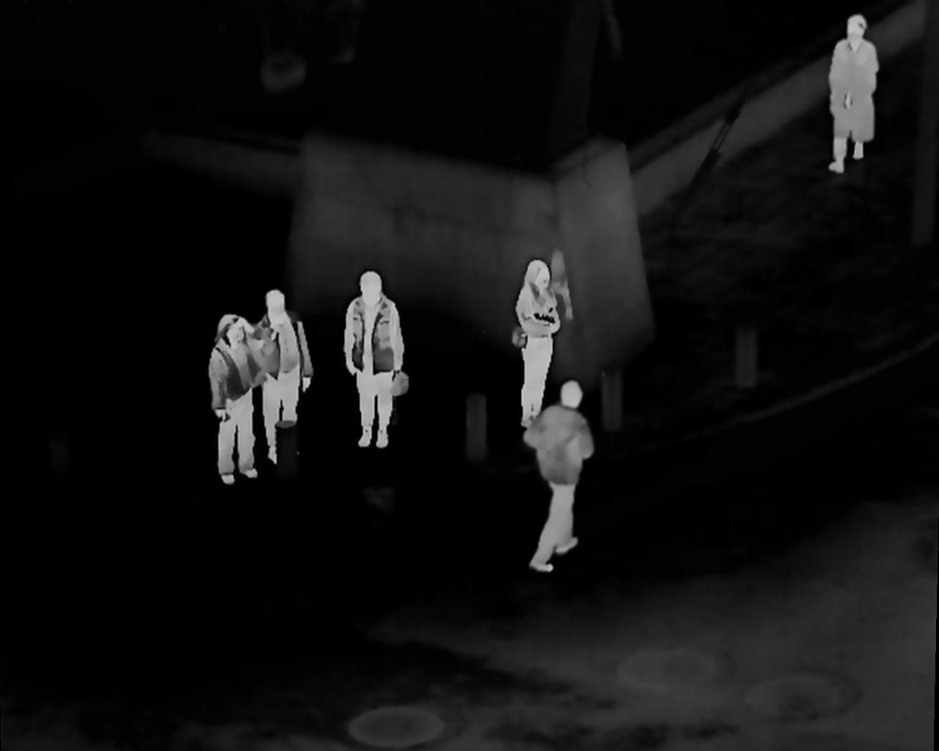
#> input picture data/Test/images/infrared/train/010001.jpg, 939 x 751 px, shrunk from 1280 x 1024 before the run, found by its file name
$ python compute_homography.py
#> lines starting #> are read from the running program, lines starting #| are printed output that depends on the picture
import cv2
import numpy as np

def compute_homography(image_vis, image_therm, feature_matcher='SIFT'):
    """
    计算可见光图像与红外图像之间的单应性矩阵。

    Args:
        image_vis (str): 可见光图像路径。
        image_therm (str): 红外图像路径。
        feature_matcher (str): 特征匹配算法，默认使用SIFT。

    Returns:
        np.ndarray: 3x3 单应性矩阵.
    """
#> called with feature_matcher = 'SIFT'
    # 读取图像
    img1 = cv2.imread(image_vis, cv2.IMREAD_GRAYSCALE)
#> img1 is the input picture: shape (751, 939); min 0, max 203, mean 17.7
    img2 = cv2.imread(image_therm, cv2.IMREAD_GRAYSCALE)
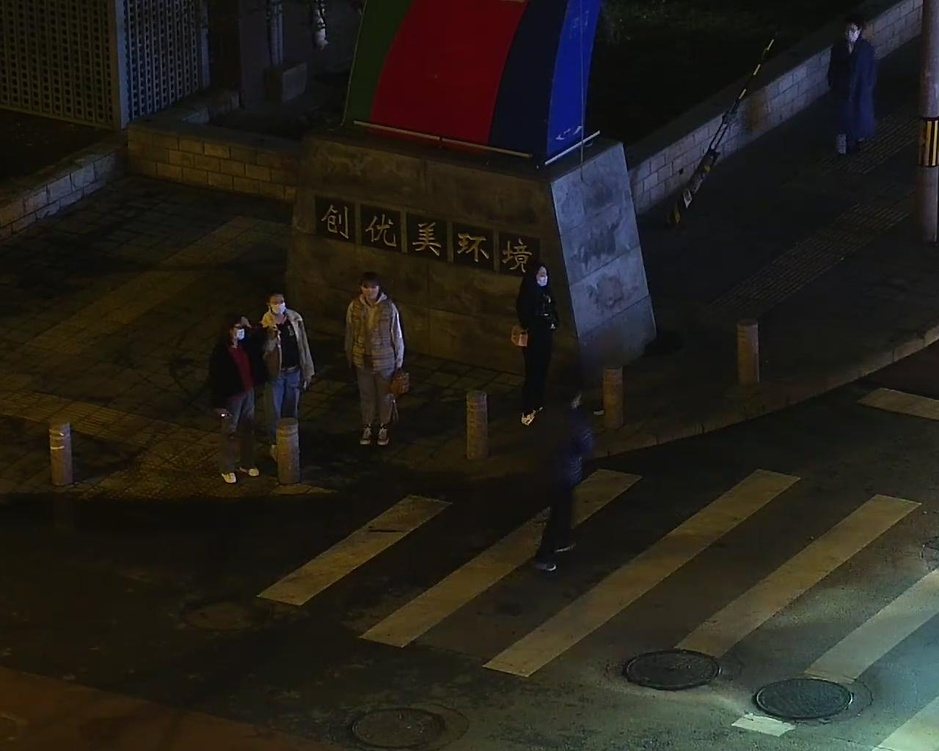
#> input picture data/Test/images/visible/train/010001.jpg, 939 x 751 px, shrunk from 1280 x 1024 before the run, found by its file name
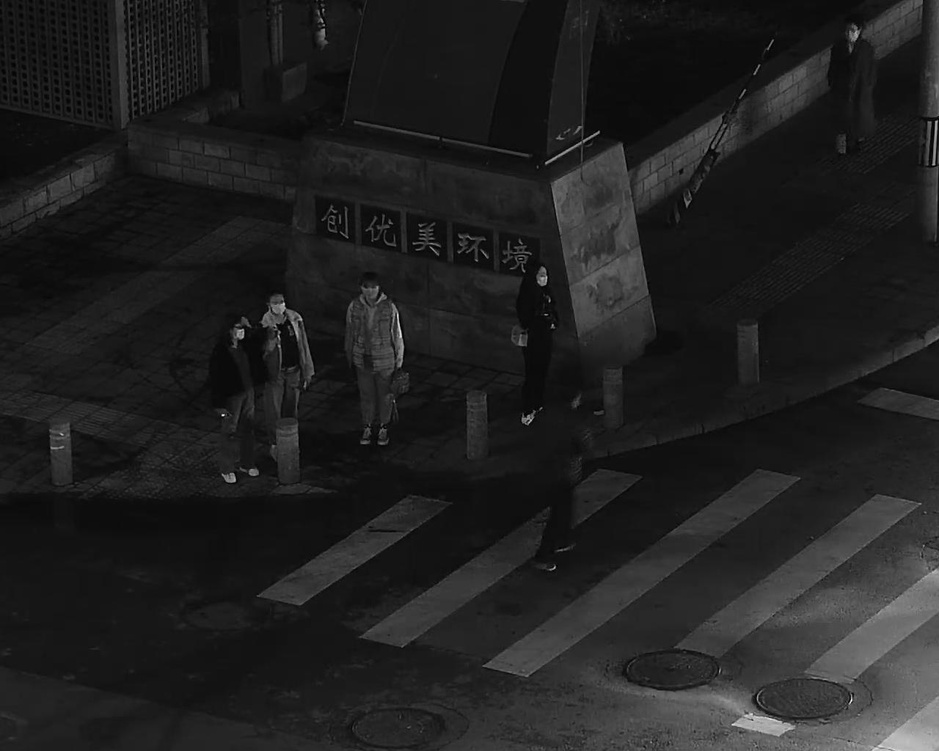
#> img2: shape (751, 939); min 0, max 248, mean 32.7

    # 初始化特征检测器
    if feature_matcher.upper() == 'SIFT':
        sift = cv2.SIFT_create()
        kp1, des1 = sift.detectAndCompute(img1, None)
#> kp1 = 564 keypoints; strongest (x, y, size): (275, 299, 12.5), (571, 394, 13.9), (382, 441, 7.8), (364, 441, 7.6)
        kp2, des2 = sift.detectAndCompute(img2, None)
#> kp2 = 693 keypoints; strongest (x, y, size): (936, 122, 1.9), (401, 336, 1.9), (934, 164, 2), (279, 346, 1.8)
    else:
        raise ValueError("Unsupported feature matcher.")

    # 使用FLANN匹配器
    index_params = dict(algorithm=1, trees=5)  # 1: FLANN_INDEX_KDTREE
    search_params = dict(checks=50)
    flann = cv2.FlannBasedMatcher(index_params, search_params)

    matches = flann.knnMatch(des1, des2, k=2)
#> matches = 564 matches

    # 应用 Lowe's ratio test
    good_matches = []
    for m, n in matches:
        if m.distance < 0.7 * n.distance:
            good_matches.append(m)
#> after the loop, good_matches = 9 matches

    # 需要至少4个匹配点来计算单应性矩阵
    if len(good_matches) > 4:
        src_pts = np.float32([kp1[m.queryIdx].pt for m in good_matches]).reshape(-1, 1, 2)
#> src_pts = [[255.2, 465.6], [268.7, 289.4], [272.9, 288], [282.4, 290.9], [351.8, 363.4], [375.2, 427.1], [375.2, 427.1], [388.4, 445.3], [853, 159.1]]
        dst_pts = np.float32([kp2[m.trainIdx].pt for m in good_matches]).reshape(-1, 1, 2)
#> dst_pts = [[373.1, 287], [544.3, 286.4], [544.3, 286.4], [544.3, 286.4], [300.5, 346.2], [375, 428.5], [375, 428.5], [544.3, 286.4], [544.3, 286.4]]
        H, mask = cv2.findHomography(dst_pts, src_pts, cv2.RANSAC, 5.0)
#> mask = [0, 0, 0, 0, 0, 0, 0, 0, 0]
        if H is not None:
            return H
    return np.eye(3)

if __name__ == "__main__":
    image_vis = '/ultralytics/data/LLVIP/images/infrared/train/010001.jpg'
    image_therm = '/ultralytics/data/LLVIP/images/visible/train/010001.jpg'
    H = compute_homography(image_vis, image_therm)
    # np.save('homography_matrix.npy', H)
    print(f'单应性矩阵 H: {H}')
    print("单应性矩阵已保存为 homography_matrix.npy")
